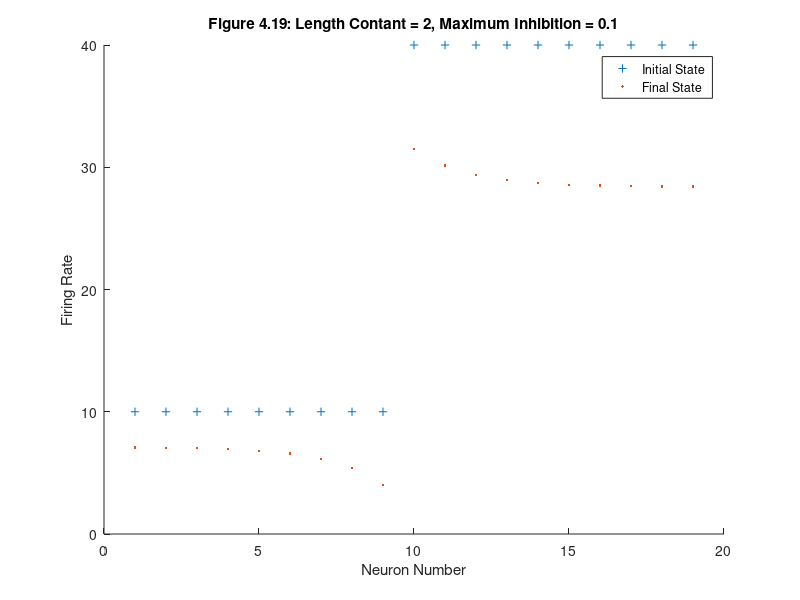
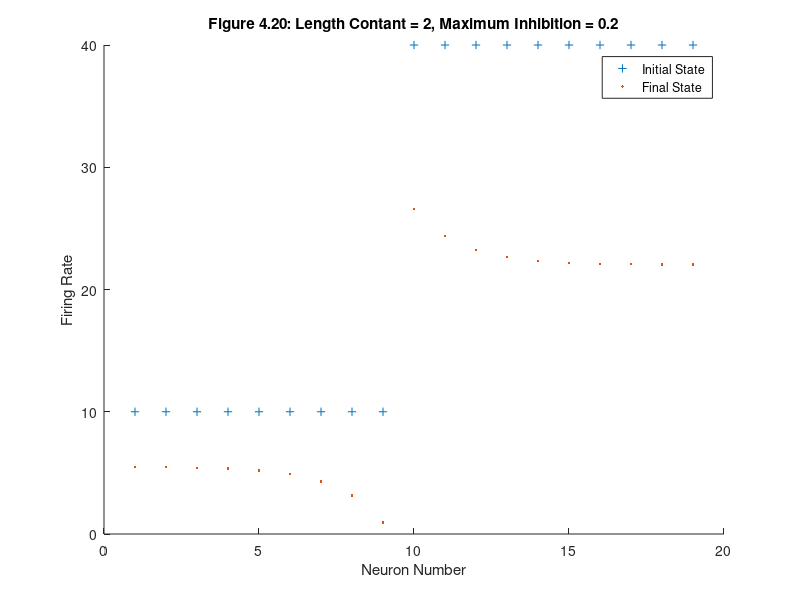
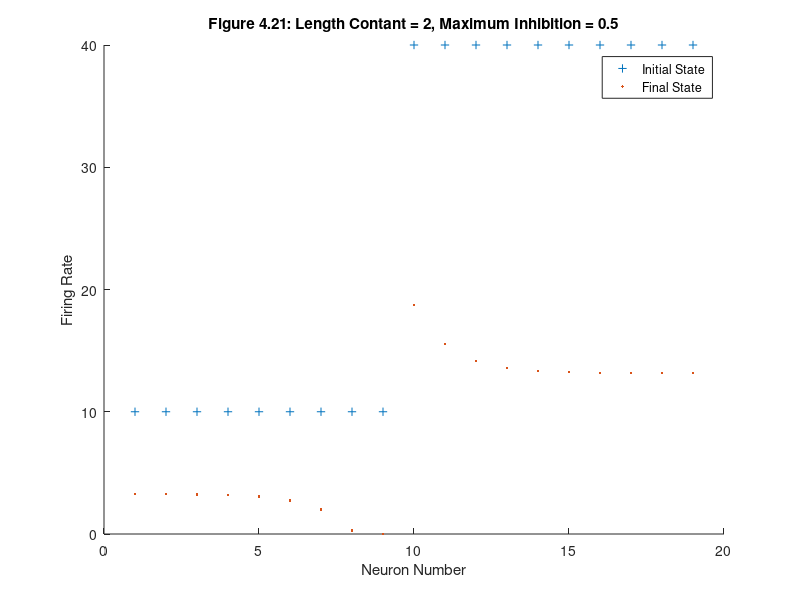
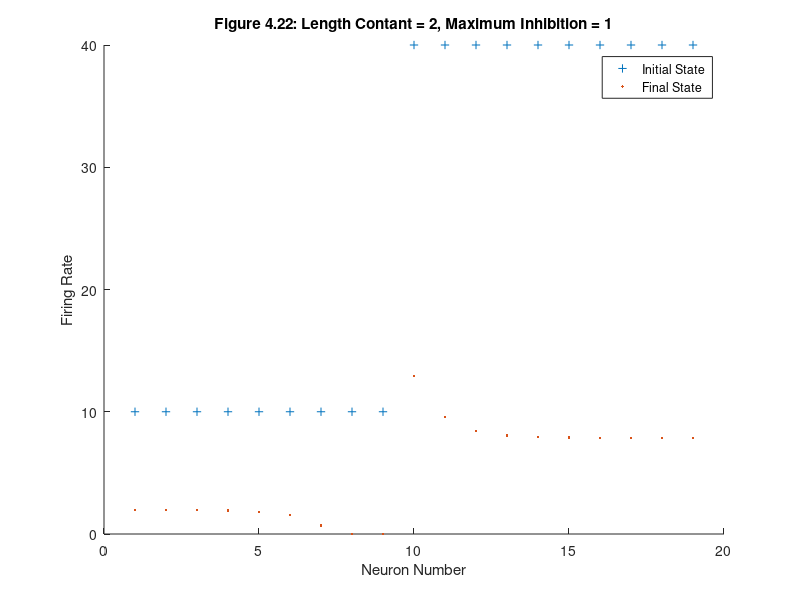

Reproduce these figures in MATLAB, in order.
%% 4.19
inhibitory_coefficient = 0.1;
length_constant = 2;
cycle = 50;

numofneurons = 80;
figure;
B = zeros(numofneurons,cycle);
B(1:20,1) = 10;
B(21:60,1) = 40;
B(61:80,1) = 10;
hold on
plot(B(12:30,1),'+');
xlabel('Neuron Number')
ylabel('Firing Rate')
title('Figure 4.19: Length Contant = 2, Maximum Inhibition = 0.1')

A = zeros(numofneurons,numofneurons);
for i = 1:numofneurons
    for j = 1:numofneurons
        A(i,j) = -inhibitory_coefficient*exp(-min(abs(i-j),numofneurons-abs(i-j))/length_constant);
    end
end

for j = 1:cycle-1
    for i = 1:numofneurons
        summation = 0;
        for k = 1:numofneurons
            summation = summation + A(i,k)*B(k,j);
        end
        summation = summation +B(i,1) - B(i,j);
        B(i,j+1) = B(i,j) + 0.1*summation;
        if B(i,j+1) <= 0
            B(i,j+1) = 0;
        elseif B(i,j+1) >= 60
            B(i,j+1) = 60;
        end    
    end
end

plot(B(12:30,cycle),'.');
hold off
legend('Initial State', 'Final State');

%% 4.20
inhibitory_coefficient = 0.2;
length_constant = 2;
cycle = 50;

numofneurons = 80;
figure;
B = zeros(numofneurons,cycle);
B(1:20,1) = 10;
B(21:60,1) = 40;
B(61:80,1) = 10;
hold on
plot(B(12:30,1),'+');
xlabel('Neuron Number')
ylabel('Firing Rate')
title('Figure 4.20: Length Contant = 2, Maximum Inhibition = 0.2')

A = zeros(numofneurons,numofneurons);
for i = 1:numofneurons
    for j = 1:numofneurons
        A(i,j) = -inhibitory_coefficient*exp(-min(abs(i-j),numofneurons-abs(i-j))/length_constant);
    end
end

for j = 1:cycle-1
    for i = 1:numofneurons
        summation = 0;
        for k = 1:numofneurons
            summation = summation + A(i,k)*B(k,j);
        end
        summation = summation +B(i,1) - B(i,j);
        B(i,j+1) = B(i,j) + 0.1*summation;
        if B(i,j+1) <= 0
            B(i,j+1) = 0;
        elseif B(i,j+1) >= 60
            B(i,j+1) = 60;
        end    
    end
end

plot(B(12:30,cycle),'.');
hold off
legend('Initial State', 'Final State');

%% 4.21
inhibitory_coefficient = 0.5;
length_constant = 2;
cycle = 50;

numofneurons = 80;
figure;
B = zeros(numofneurons,cycle);
B(1:20,1) = 10;
B(21:60,1) = 40;
B(61:80,1) = 10;
hold on
plot(B(12:30,1),'+');
xlabel('Neuron Number')
ylabel('Firing Rate')
title('Figure 4.21: Length Contant = 2, Maximum Inhibition = 0.5')

A = zeros(numofneurons,numofneurons);
for i = 1:numofneurons
    for j = 1:numofneurons
        A(i,j) = -inhibitory_coefficient*exp(-min(abs(i-j),numofneurons-abs(i-j))/length_constant);
    end
end

for j = 1:cycle-1
    for i = 1:numofneurons
        summation = 0;
        for k = 1:numofneurons
            summation = summation + A(i,k)*B(k,j);
        end
        summation = summation +B(i,1) - B(i,j);
        B(i,j+1) = B(i,j) + 0.1*summation;
        if B(i,j+1) <= 0
            B(i,j+1) = 0;
        elseif B(i,j+1) >= 60
            B(i,j+1) = 60;
        end    
    end
end

plot(B(12:30,cycle),'.');
hold off
legend('Initial State', 'Final State');


%% 4.22
inhibitory_coefficient = 1;
length_constant = 2;
cycle = 50;

numofneurons = 80;
figure;
B = zeros(numofneurons,cycle);
B(1:20,1) = 10;
B(21:60,1) = 40;
B(61:80,1) = 10;
hold on
plot(B(12:30,1),'+');
xlabel('Neuron Number')
ylabel('Firing Rate')
title('Figure 4.22: Length Contant = 2, Maximum Inhibition = 1')

A = zeros(numofneurons,numofneurons);
for i = 1:numofneurons
    for j = 1:numofneurons
        A(i,j) = -inhibitory_coefficient*exp(-min(abs(i-j),numofneurons-abs(i-j))/length_constant);
    end
end

for j = 1:cycle-1
    for i = 1:numofneurons
        summation = 0;
        for k = 1:numofneurons
            summation = summation + A(i,k)*B(k,j);
        end
        summation = summation +B(i,1) - B(i,j);
        B(i,j+1) = B(i,j) + 0.1*summation;
        if B(i,j+1) <= 0
            B(i,j+1) = 0;
        elseif B(i,j+1) >= 60
            B(i,j+1) = 60;
        end    
    end
end

plot(B(12:30,cycle),'.');
hold off
legend('Initial State', 'Final State');


%% 4.23
inhibitory_coefficient = 2;
length_constant = 2;
cycle = 50;

numofneurons = 80;
figure;
B = zeros(numofneurons,cycle);
B(1:20,1) = 10;
B(21:60,1) = 40;
B(61:80,1) = 10;
hold on
plot(B(12:30,1),'+');
xlabel('Neuron Number')
ylabel('Firing Rate')
title('Figure 4.23: Length Contant = 2, Maximum Inhibition = 2')

A = zeros(numofneurons,numofneurons);
for i = 1:numofneurons
    for j = 1:numofneurons
        A(i,j) = -inhibitory_coefficient*exp(-min(abs(i-j),numofneurons-abs(i-j))/length_constant);
    end
end

for j = 1:cycle-1
    for i = 1:numofneurons
        summation = 0;
        for k = 1:numofneurons
            summation = summation + A(i,k)*B(k,j);
        end
        summation = summation +B(i,1) - B(i,j);
        B(i,j+1) = B(i,j) + 0.1*summation;
        if B(i,j+1) <= 0
            B(i,j+1) = 0;
        elseif B(i,j+1) >= 60
            B(i,j+1) = 60;
        end    
    end
end

plot(B(12:30,cycle),'.');
hold off
legend('Initial State', 'Final State');


%% 4.26
inhibitory_coefficient = 1;
length_constant = 10;
cycle = 50;

numofneurons = 80;
B = zeros(numofneurons,cycle);
B(1:15,1) = 0;
B(16,1) = 10;
B(17,1) = 20;
B(18,1) = 30;
B(19,1) = 40;
B(20,1) = 50;
B(21,1) = 40;
B(22,1) = 30;
B(23,1) = 20;
B(24,1) = 10;
B(25:80,1) = 0;
figure;
hold on
plot(B(12:30,1),'+');
xlabel('Neuron Number')
ylabel('Firing Rate')
title('Figure 4.26: Length Contant = 10, Maximum Inhibition = 1')

A = zeros(numofneurons,numofneurons);
for i = 1:numofneurons
    for j = 1:numofneurons
        if j == i
            A(i,j) = 0;
        end
        if j ~= i
            A(i,j) = -inhibitory_coefficient*exp(-min(abs(i-j),numofneurons-abs(i-j))/length_constant);
        end
    end
end

for j = 1:cycle-1
    for i = 1:numofneurons
        summation = 0;
        for k = 1:numofneurons
            summation = summation + A(i,k)*B(k,j);
        end
        summation = summation +B(i,1) - B(i,j);
        B(i,j+1) = B(i,j) + 0.1*summation;
        if B(i,j+1) <= 0
            B(i,j+1) = 0;
        elseif B(i,j+1) >= 60
            B(i,j+1) = 60;
        end    
    end
end

plot(B(12:30,cycle),'.');
hold off
legend('Initial State', 'Final State');


%% 4.27
inhibitory_coefficient = 1;
length_constant = 10;
cycle = 50;

numofneurons = 80;
B = zeros(numofneurons,cycle);
B(1:15,1) = 10;
B(16,1) = 10;
B(17,1) = 20;
B(18,1) = 30;
B(19,1) = 40;
B(20,1) = 50;
B(21,1) = 40;
B(22,1) = 30;
B(23,1) = 20;
B(24,1) = 10;
B(25:80,1) = 10;
figure;
hold on
plot(B(12:30,1),'+');
xlabel('Neuron Number')
ylabel('Firing Rate')
title('Figure 4.27: Length Contant = 10, Maximum Inhibition = 1')

A = zeros(numofneurons,numofneurons);
for i = 1:numofneurons
    for j = 1:numofneurons
        if j == i
            A(i,j) = 0;
        end
        if j ~= i
            A(i,j) = -inhibitory_coefficient*exp(-min(abs(i-j),numofneurons-abs(i-j))/length_constant);
        end
    end
end

for j = 1:cycle-1
    for i = 1:numofneurons
        summation = 0;
        for k = 1:numofneurons
            summation = summation + A(i,k)*B(k,j);
        end
        summation = summation + B(i,1) - B(i,j);
        B(i,j+1) = B(i,j) + 0.1*summation;
        if B(i,j+1) <= 0
            B(i,j+1) = 0;
        elseif B(i,j+1) >= 60
            B(i,j+1) = 60;
        end    
    end
end

plot(B(12:30,cycle),'.');
hold off
legend('Initial State', 'Final State');


%% 4.28
inhibitory_coefficient = 1;
length_constant = 10;
cycle = 50;

numofneurons = 80;
B = zeros(numofneurons,cycle);
B(1:13,1) = 10;
B(14,1) = 20;
B(15,1) = 30;
B(16,1) = 20;
B(17,1) = 10;
B(18,1) = 10;
B(19,1) = 20;
B(20,1) = 30;
B(21,1) = 40;
B(22,1) = 30;
B(23,1) = 20;
B(24,1) = 10;
B(25:80,1) = 10;
figure;
hold on
plot(B(12:30,1),'+');
xlabel('Neuron Number')
ylabel('Firing Rate')
title('Figure 4.28: Length Contant = 10, Maximum Inhibition = 1')

A = zeros(numofneurons,numofneurons);
for i = 1:numofneurons
    for j = 1:numofneurons
        if j == i
            A(i,j) = 0;
        end
        if j ~= i
            A(i,j) = -inhibitory_coefficient*exp(-min(abs(i-j),numofneurons-abs(i-j))/length_constant);
        end
    end
end

for j = 1:cycle-1
    for i = 1:numofneurons
        summation = 0;
        for k = 1:numofneurons
            summation = summation + A(i,k)*B(k,j);
        end
        summation = summation + B(i,1) - B(i,j);
        B(i,j+1) = B(i,j) + 0.1*summation;
        if B(i,j+1) <= 0
            B(i,j+1) = 0;
        elseif B(i,j+1) >= 60
            B(i,j+1) = 60;
        end    
    end
end

plot(B(12:30,cycle),'.');
hold off
legend('Initial State', 'Final State');

%% 4.29

inhibitory_coefficient = 2;
length_constant = 10;
cycle = 50;

numofneurons = 80;
B = zeros(numofneurons,cycle);
B(1:13,1) = 10;
B(14,1) = 20;
B(15,1) = 30;
B(16,1) = 20;
B(17,1) = 10;
B(18,1) = 10;
B(19,1) = 20;
B(20,1) = 30;
B(21,1) = 40;
B(22,1) = 30;
B(23,1) = 20;
B(24,1) = 10;
B(25:80,1) = 10;
figure;
hold on
plot(B(12:30,1),'+');
xlabel('Neuron Number')
ylabel('Firing Rate')
title('Figure 4.29: Length Contant = 10, Maximum Inhibition = 2')

A = zeros(numofneurons,numofneurons);
for i = 1:numofneurons
    for j = 1:numofneurons
        if j == i
            A(i,j) = 0;
        end
        if j ~= i
            A(i,j) = -inhibitory_coefficient*exp(-min(abs(i-j),numofneurons-abs(i-j))/length_constant);
        end
    end
end

for j = 1:cycle-1
    for i = 1:numofneurons
        summation = 0;
        for k = 1:numofneurons
            summation = summation + A(i,k)*B(k,j);
        end
        summation = summation + B(i,1) - B(i,j);
        B(i,j+1) = B(i,j) + 0.1*summation;
        if B(i,j+1) <= 0
            B(i,j+1) = 0;
        elseif B(i,j+1) >= 60
            B(i,j+1) = 60;
        end    
    end
end

plot(B(12:30,cycle),'.');
hold off
legend('Initial State', 'Final State');

